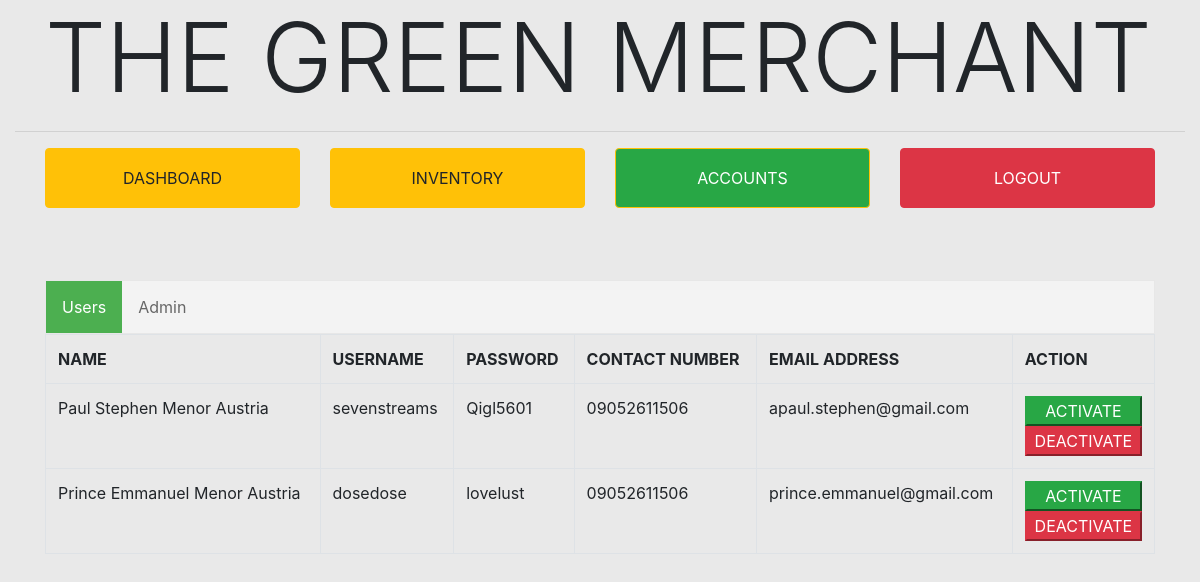
The page /iOS_FinalProject2/iOSProject_Backend/users.php on the database its author committed.
### tables this page shows
CREATE TABLE `tbl_users` (
  `id` int(11) NOT NULL,
  `user_lastname` varchar(50) NOT NULL,
  `user_firstname` varchar(50) NOT NULL,
  `user_middlename` varchar(50) NOT NULL,
  `username` varchar(20) NOT NULL,
  `password` varchar(20) NOT NULL,
  `contact_num` varchar(20) NOT NULL,
  `email_add` varchar(50) NOT NULL,
  `status` varchar(20) DEFAULT NULL,
  `legaldoc_1` varchar(50) NOT NULL,
  `legaldoc_2` varchar(50) NOT NULL
);

### iOS_FinalProject2/iOSProject_Backend/users.php (the view, shortened to what this page needs)
<!DOCTYPE html>
<html>
<head>
	<link rel="stylesheet" type="text/css" href="bootstrap-4.2.1-dist/css/bootstrap.css">
	<link rel="stylesheet" type="text/css" href="bootstrap-4.2.1-dist/css/customStyle.css">
</head>
<body>
<div class="container-fluid">
	<div class="container">
		<h1 class="display-1">THE GREEN MERCHANT</h1>
	</div>
	<hr>
	<div class="container-fluid">
		<div class="container">
			<div class="row">
				<div class="col-sm-3">
					<a href="main.php"><button class="btn btn-warning boton">DASHBOARD</button></a>
				</div>
				<div class="col-sm-3">
					<a href="inventory.php"><button class="btn btn-warning boton">INVENTORY</button></a>
				</div>
				<div class="col-sm-3">
					<a href="users.php"><button class="btn btn-warning boton activeX">ACCOUNTS</button></a>
				</div>
				<div class="col-sm-3">
					<a href="../index.php"><button class="btn btn-danger boton">LOGOUT</button></a>
				</div>
			</div>
			<br><br>
		</div>
		<br>
	</div>
	<div class="container-fluid">
		<div class="container">
			<div class="row">
				<div class="col-sm-12">
					<ul>
						<li><a href="users.php" class="active" style="text-decoration: none;">Users</a></li>
						<li><a href="admin.php" style="text-decoration: none;">Admin</a></li>
					</ul>
				</div>
			</div>
		</div>
	</div>
	<div class="container-fluid">
		<div class="container">
			<div class="row">
				<div class="col-sm-12">
					<table class="table table-bordered">
						<tr>
							<th>NAME</th>
							<th>USERNAME</th>
							<th>PASSWORD</th>
							<th>CONTACT NUMBER</th>
							<th>EMAIL ADDRESS</th>
							<th>ACTION</th>
						</tr>
						<?php
							$con = mysqli_connect("localhost","root","","db_Fertilizer");
						$query1 = "SELECT * FROM tbl_users ORDER BY id";
						$res1 = mysqli_query($con, $query1);
						while ($row1=mysqli_fetch_array($res1)) {
							$id = $row1["id"];
							$fullname = $row1["user_firstname"].' '.$row1["user_middlename"].' '.$row1["user_lastname"];
							$username = $row1["username"];
							$pass = $row1["password"];
							$contact = $row1["contact_num"];
							$email = $row1["email_add"];
							echo "<tr>
							<td>$fullname</td>
							<td>$username</td>
							<td>$pass</td>
							<td>$contact</td>
							<td>$email</td>
							<td><a href = '../process1/activate_user.php?id=$id'><button style='width:100%' class='btn-success'>ACTIVATE</button></a><br> <a href = '../process1/deactivate_user.php?id=$id''><button style='width:100%' class='btn-danger'>DEACTIVATE</button></a></td>
							</tr>";
						}
						?>
					</table>
				</div>
			</div>
		</div>
	</div>
</div>
</body>
</html>

### iOS_FinalProject2/iOSProject_Backend/users.php (style rules this page uses)
body { background-color: #e9e9e9; }
ul { list-style-type: none; margin: 0; padding: 0; overflow: hidden; border: 1px solid #e7e7e7; background-color: #f3f3f3; }
li { float: left; }
li a { display: block; color: #666; text-align: center; padding: 14px 16px; text-decoration: none; }
li a.active { color: white; background-color: #4caf50; }

### rows shown on the page
tbl_users: fullname "Paul Stephen Menor Austria", username "sevenstreams", password "Qigl5601", contact_num "09052611506", email_add "apaul.stephen@gmail.com"
tbl_users: fullname "Prince Emmanuel Menor Austria", username "dosedose", password "lovelust", contact_num "09052611506", email_add "prince.emmanuel@gmail.com"
